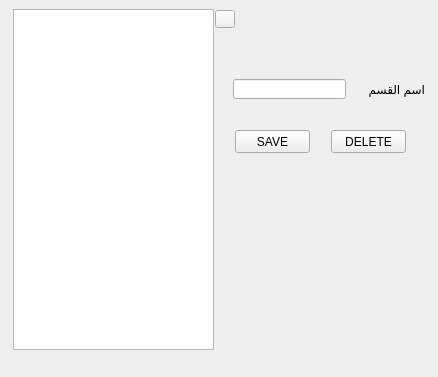
<?xml version="1.0" encoding="UTF-8"?>
<ui version="4.0">
 <class>class_rege</class>
 <widget class="QDialog" name="class_rege">
  <property name="geometry">
   <rect>
    <x>0</x>
    <y>0</y>
    <width>438</width>
    <height>377</height>
   </rect>
  </property>
  <property name="windowTitle">
   <string>Dialog</string>
  </property>
  <widget class="QListView" name="listView">
   <property name="geometry">
    <rect>
     <x>13</x>
     <y>9</y>
     <width>201</width>
     <height>341</height>
    </rect>
   </property>
  </widget>
  <widget class="QLabel" name="label">
   <property name="geometry">
    <rect>
     <x>359</x>
     <y>79</y>
     <width>66</width>
     <height>21</height>
    </rect>
   </property>
   <property name="text">
    <string>اسم القسم</string>
   </property>
  </widget>
  <widget class="QLineEdit" name="lineEdit">
   <property name="geometry">
    <rect>
     <x>233</x>
     <y>79</y>
     <width>113</width>
     <height>20</height>
    </rect>
   </property>
  </widget>
  <widget class="QPushButton" name="pushButton">
   <property name="geometry">
    <rect>
     <x>331</x>
     <y>130</y>
     <width>75</width>
     <height>23</height>
    </rect>
   </property>
   <property name="text">
    <string>DELETE</string>
   </property>
   <property name="autoDefault">
    <bool>false</bool>
   </property>
  </widget>
  <widget class="QPushButton" name="pushButton_2">
   <property name="geometry">
    <rect>
     <x>235</x>
     <y>130</y>
     <width>75</width>
     <height>23</height>
    </rect>
   </property>
   <property name="text">
    <string>SAVE</string>
   </property>
   <property name="autoDefault">
    <bool>false</bool>
   </property>
  </widget>
  <widget class="QPushButton" name="pushButton_3">
   <property name="geometry">
    <rect>
     <x>215</x>
     <y>10</y>
     <width>20</width>
     <height>18</height>
    </rect>
   </property>
   <property name="text">
    <string/>
   </property>
   <property name="icon">
    <iconset resource="rc.qrc">
     <normaloff>:/Rc/Img/cancel.png</normaloff>:/Rc/Img/cancel.png</iconset>
   </property>
   <property name="iconSize">
    <size>
     <width>30</width>
     <height>30</height>
    </size>
   </property>
   <property name="autoDefault">
    <bool>false</bool>
   </property>
  </widget>
 </widget>
 <resources>
  <include location="rc.qrc"/>
 </resources>
 <connections/>
</ui>
